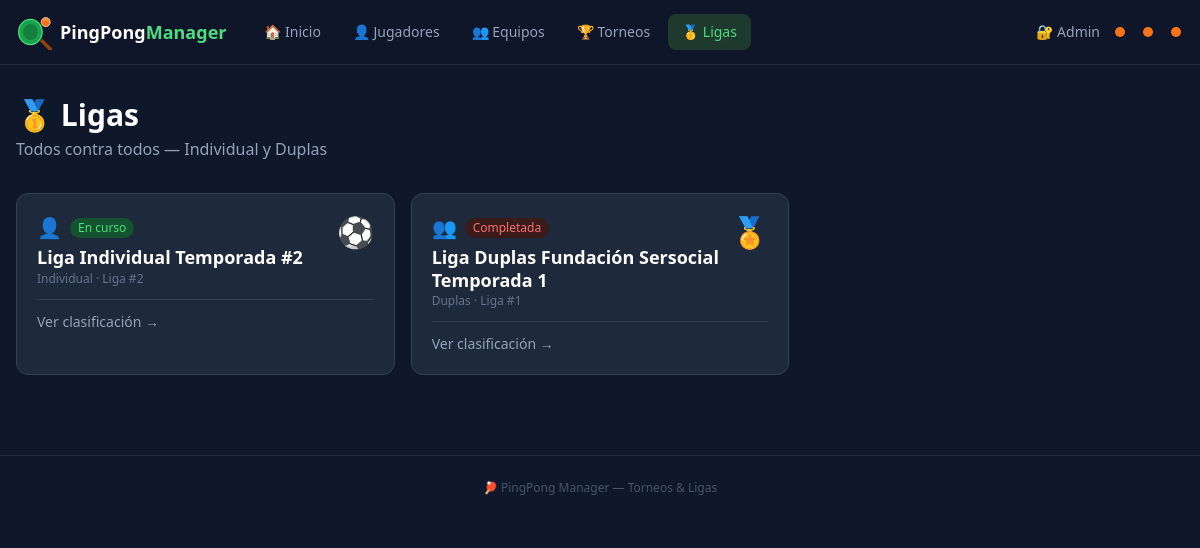
The page /leagues on the database its author committed.
### models.py (models this page shows)
class League(Base):
    __tablename__ = "leagues"
    id = Column(Integer, primary_key=True)
    name = Column(String, nullable=False)
    type = Column(String, nullable=False)   # "individual" | "doubles"
    status = Column(String, default="active")  # "active" | "completed"
    double_rr = Column(Boolean, default=False)   # True = ida y vuelta
    matches_per_jornada = Column(Integer, default=1)  # 1 = todos en una jornada, 2 = 2 partidos por jugador por jornada
    created_at = Column(DateTime, default=datetime.utcnow)

### main.py (the view)
@app.get("/leagues", response_class=HTMLResponse)
def leagues_list(request: Request, db: Session = Depends(get_db), msg: str = ""):
    leagues = db.query(models.League).order_by(models.League.created_at.desc()).all()
    return templates.TemplateResponse(
        "leagues.html", {"request": request, "leagues": leagues, "msg": msg}
    )

### templates/leagues.html (shortened to what this page needs)
{% extends "base.html" %}
{% block content %}
<div class="flex items-center justify-between mb-8">
  <div>
    <h1 class="text-3xl font-black text-white">🥇 Ligas</h1>
    <p class="text-slate-400 mt-1">Todos contra todos — Individual y Duplas</p>
  </div>
</div>
{% if leagues %}
<div class="grid sm:grid-cols-2 lg:grid-cols-3 gap-4">
  {% for lg in leagues %}
  <a href="/leagues/{{ lg.id }}" class="card p-5 hover:border-purple-700 transition block group">
    <div class="flex items-start justify-between mb-3">
      <div>
        <div class="flex items-center gap-2 mb-1">
          <span class="text-xl">{{ '👤' if lg.type == 'individual' else '👥' }}</span>
          <span class="text-xs px-2 py-0.5 rounded-full font-medium
            {{ 'badge-active' if lg.status == 'active' else 'badge-completed' }}">
            {{ 'En curso' if lg.status == 'active' else 'Completada' }}
          </span>
        </div>
        <h3 class="font-bold text-white text-lg leading-tight">{{ lg.name }}</h3>
        <p class="text-xs text-slate-500 mt-0.5">{{ 'Individual' if lg.type == 'individual' else 'Duplas' }} · Liga #{{ lg.id }}</p>
      </div>
      <span class="text-3xl">{{ '🏅' if lg.status == 'completed' else '⚽' }}</span>
    </div>
    <div class="flex items-center justify-between border-t border-slate-700 pt-3">
      <span class="text-sm text-slate-400 group-hover:text-purple-400 transition">Ver clasificación →</span>
    </div>
  </a>
  {% endfor %}
</div>
{% endif %}
{% endblock %}

### templates/base.html (style rules this page uses)
body { background: #0f172a; }
.card { background: #1e293b; border: 1px solid #334155; border-radius: 12px; }
.badge-active { background: #14532d; color: #4ade80; }
.badge-completed { background: #3b1a1a; color: #f87171; }

### rows shown on the page
League: type "👤", status "En curso", name "Liga Individual Temporada #2", type "Individual", id "2", status "⚽"
League: type "👥", status "Completada", name "Liga Duplas Fundación Sersocial Temporada 1", type "Duplas", id "1", status "🏅"
